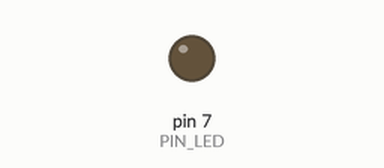
Simulated run of this sketch. Board: Arduino Uno, built with avr-gcc and run on an emulated ATmega328P. On the bench: output pins drawn as LEDs (lit = HIGH). Dashed ring = blinking.

Above: at 0.5 s.
At 1.85 s:
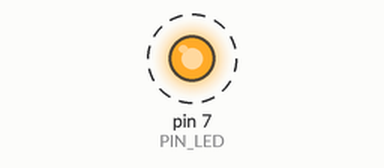
Timing chart, 0 to 3.0 s (numbered marks = the images above):
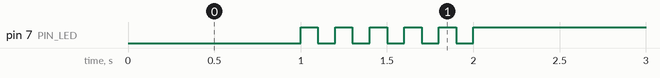

Measured:
- by itself, pin 7 (PIN_LED): alternates HIGH for 0.10 s and LOW for 0.10 s, 11 changes in all, then stays HIGH

The sketch:

05_practice_2.ino
```cpp
#define PIN_LED 7
unsigned int toggle, cnt, flag;

void setup() {
  // put your setup code here, to run once:
  Serial.begin(9600);
  pinMode(PIN_LED, OUTPUT);
  toggle = 0;
  cnt = 0;
  flag = 1;
}

void loop() {
  if(flag){
    digitalWrite(PIN_LED, 0);
    delay(1000);
    flag = 0;
  }

  while(cnt <= 10)
  {
    toggle = toggle_state(toggle);
    digitalWrite(PIN_LED, toggle);
    delay(100);
    cnt = cnt + 1;
  }
  // put your main code here, to run repeatedly:
}

int toggle_state(int toggle) {
  if (toggle == 0) {
    return 1;
  }
  else
  {
    return 0;
  }
}
```
